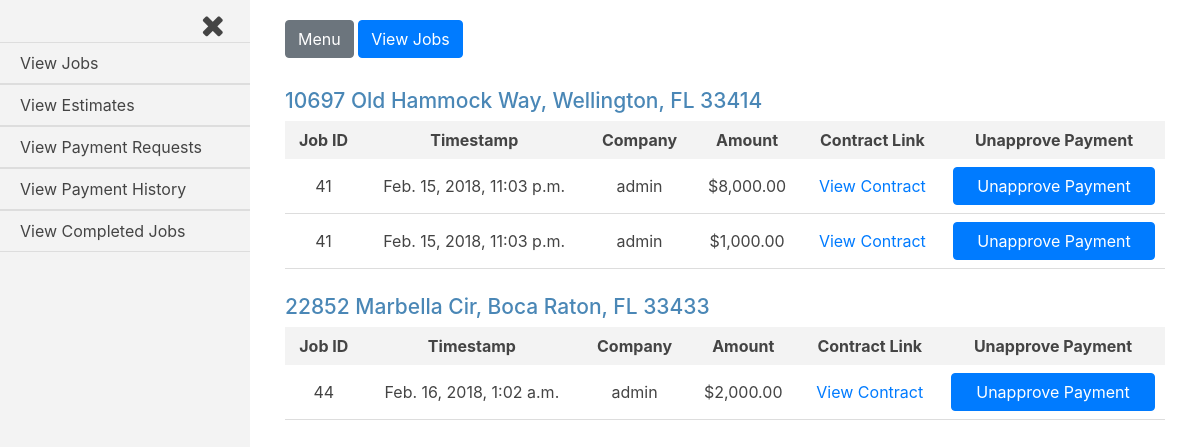
Page /payment_requests/approved_payments (signed in) on the earlier database version.
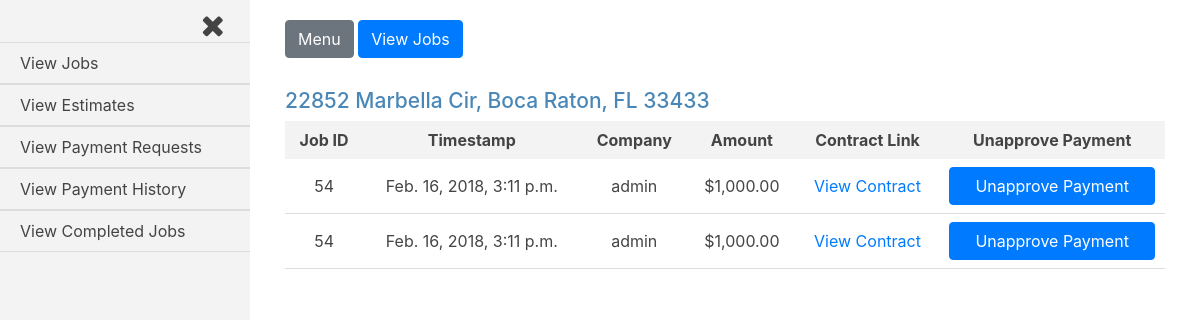
Same page on the later database version.
### jobs/models.py (models this page shows, shortened)
class House(models.Model):
    address = models.CharField(max_length=250)
    companies = models.ManyToManyField(settings.AUTH_USER_MODEL, through='Current_Worker')
    proposed_jobs = models.BooleanField(default=False)
    pending_payments = models.BooleanField(default=False)
    payment_history = models.BooleanField(default=False)
    completed_jobs = models.BooleanField(default=False)
    def __str__(self):
        return self.address

class Request_Payment(models.Model):
    job = models.ForeignKey(Job, on_delete=models.CASCADE)
    submit_date = models.DateTimeField(auto_now_add=True, blank=True)
    approved_date = models.DateTimeField(auto_now_add=True, blank=True)
    house = models.ForeignKey(House, on_delete=models.CASCADE)
    amount = models.DecimalField(max_digits=8, decimal_places=2, default=0.00)
    approved = models.BooleanField(default=False)

class Job(models.Model):
    house = models.ForeignKey(House, on_delete=models.CASCADE)
    company = models.ForeignKey(settings.AUTH_USER_MODEL, on_delete=models.CASCADE)
    start_amount = models.DecimalField(max_digits=8, decimal_places=2, default=0.00)
    start_date = models.DateTimeField(auto_now_add=True, blank=True)
    total_paid = models.DecimalField(max_digits=8, decimal_places=2, default=0.00)
    approved = models.BooleanField(default=False)
    def generate_filename(self, filename):
        file_path = 'uploads/{}/{}'.format(str(self.house.address), str(filename))
        return file_path
    document_link = models.FileField(upload_to=generate_filename)
    balance_amount = models.DecimalField(max_digits=8, decimal_places=2, default=0.00)

### payment_requests/views.py (the view)
@login_required
def approved_payments(request):
    current_user = request.user
    if current_user.is_active and current_user.is_staff:
        houses = House.objects.filter(payment_history=True)
        payments = Request_Payment.objects.filter(approved=True)
        form = Approve_Payment()
        template = loader.get_template('payment_requests/approved_payments.html')
        context = {
            'houses': houses,
            'payments': payments,
            'current_user': current_user,
            'form': form,
        }
        if request.method == 'POST':
            form = Approve_Payment(request.POST)
            if form.is_valid():
                p_id = int(request.POST.get('p_id'))
                job_id = int(request.POST.get('job_id'))
                address = str(request.POST.get('job_house'))
                house = House.objects.filter(address=address)
                payment = Request_Payment.objects.filter(id=p_id)
                request_amount = payment[0].amount
                job = Job.objects.filter(id=job_id)
                total_paid = job[0].total_paid
                new_total_paid = total_paid - request_amount
                job.update(total_paid=new_total_paid)
                payment.update(approved=False)
                house.update(pending_payments=True)
                job.update(balance_amount=job[0].balance)
                if job[0].balance_amount > 0:
                    house.update(completed_jobs=False)
                """if there are no more approved payments for a house,
                set payment_history=False for that specific house
                AND if the job now has a balance greater than zero when the
                payment is unapproved, set current=True in jobs_current_worker
                """
                flags = [
                            Request_Payment.objects.filter(house=house[0], approved=True),
                            Job.objects.filter(company=job[0].company, house=job[0].house, balance_amount__gt=0),
                        ]
                if not flags[0]:
                    house.update(pending_payments=True, payment_history=False)
                if flags[1]:
                    worker = Current_Worker.objects.filter(company=job[0].company, house=job[0].house)
                    worker.update(current=True)
        else:
            form = Approve_Payment()
        return HttpResponse(template.render(context, request))
    else:
        return HttpResponseRedirect('/accounts/login')

### payment_requests/forms.py
class Approve_Payment(ModelForm, forms.Form):
    class Meta:
        model = Request_Payment
        exclude = ['job', 'amount', 'approved', 'house']
        widgets = {
        }
        labels = {
        }

### payment_requests/templates/payment_requests/approved_payments.html (shortened to what this page needs)
{% extends 'base_login_admin.html' %}
{% load humanize %}
{% load static %}
{% block content %}
{% for house in houses %}
<div class="job-container">
  <div class="house">
    <h3 class="house-address">{{house.address}}</h3>
  </div>
  <table class="job-summary">
    <tr class="job-headings">
      <th>Job ID</th>
      <th>Timestamp</th>
      <th>Company</th>
      <th>Amount</th>
      <th>Contract Link</th>
      {% if request.user.is_superuser %}
      <th>Unapprove Payment</th>
      {% endif %}
    </tr>
    {% for p in payments %}
      {% if p.job.house.address == house.address %}
    <tr class="job-info">
      <td>{{p.job.id}}</td>
      <td>{{p.job.start_date}}</td>
      <td>{{p.job.company}}</td>
      <td>${{p.amount|intcomma}}</td>
      <td><a href="{{p.job.document_link.url}}">View Contract</a></td>
      {% if request.user.is_superuser %}
      <td>
        <form class="unapprove-payment-form" action="" method="post">
          <input class="btn btn-primary unapprove-payment" type="submit" value="Unapprove Payment">
        </form>
      </td>
      {% endif %}
    </tr>
      {% endif %}
    {% endfor %}
  </table>
</div>
{% endfor %}
{% endblock content %}

Differences in the rows shown:
no longer on this page (row edited): House: address "10697 Old Hammock Way, Wellington, FL 33414"
removed Request_Payment: job.id "41", job.start_date "Feb. 15, 2018, 11:03 p.m.", job.company "admin", amount "8,000.00", shown under "10697 Old Hammock Way, Wellington, FL 33414"
removed Request_Payment: job.id "41", job.start_date "Feb. 15, 2018, 11:03 p.m.", job.company "admin", amount "1,000.00", shown under "10697 Old Hammock Way, Wellington, FL 33414"
removed Request_Payment: job.id "44", job.start_date "Feb. 16, 2018, 1:02 a.m.", job.company "admin", amount "2,000.00"
added Request_Payment: job.id "54", job.start_date "Feb. 16, 2018, 3:11 p.m.", job.company "admin", amount "1,000.00"
added Request_Payment: job.id "54", job.start_date "Feb. 16, 2018, 3:11 p.m.", job.company "admin", amount "1,000.00"
